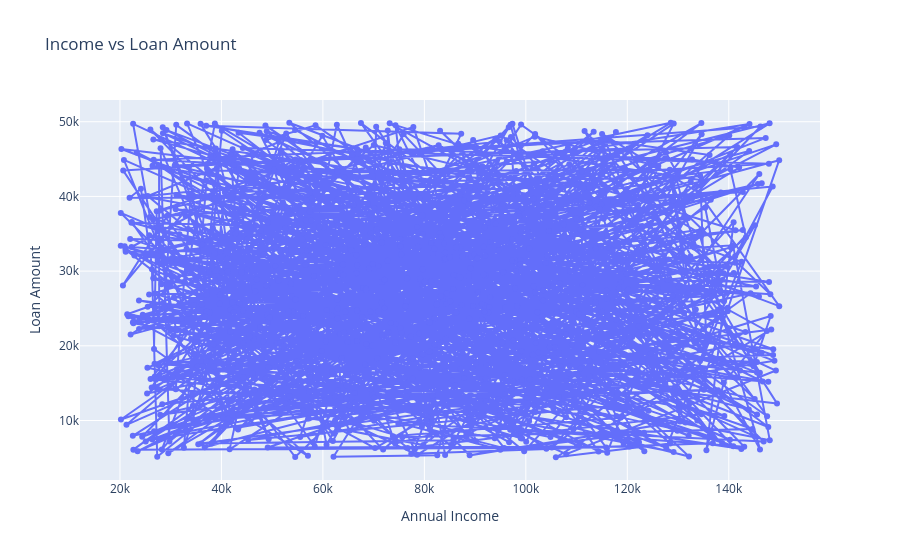

Here is the notebook cell this chart was saved with:
### Code cell
import plotly.graph_objects as go

fig = go.Figure()

fig.add_trace(go.Scatter(
    x=data['annual_income'],
    y=data['loan_amount'],
    mode='markers+lines',
    name='Income vs Loan Amount'
))

fig.update_layout(
    title="Income vs Loan Amount",
    xaxis_title="Annual Income",
    yaxis_title="Loan Amount"
)

fig.show()

### Figure 1 — Plotly figure (JSON) as saved in the notebook; plotly's stock layout.template omitted (floating-point values rounded to 4 significant figures; data arrays with more than 128 entries replaced by an {"elided": "..."} marker saying what was removed)
{"data": [{"mode": "markers+lines", "name": "Income vs Loan Amount", "type": "scatter", "x": {"elided": "1000 int values"}, "y": {"elided": "1000 int values"}}], "layout": {"title": {"text": "Income vs Loan Amount"}, "xaxis": {"title": {"text": "Annual Income"}}, "yaxis": {"title": {"text": "Loan Amount"}}}}
